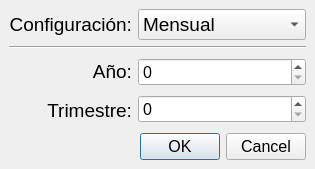
<?xml version="1.0" encoding="UTF-8"?>
<ui version="4.0">
 <class>Contabilidad</class>
 <widget class="QMainWindow" name="Contabilidad">
  <property name="windowModality">
   <enum>Qt::WindowModal</enum>
  </property>
  <property name="geometry">
   <rect>
    <x>0</x>
    <y>0</y>
    <width>315</width>
    <height>169</height>
   </rect>
  </property>
  <property name="minimumSize">
   <size>
    <width>0</width>
    <height>0</height>
   </size>
  </property>
  <property name="font">
   <font>
    <pointsize>12</pointsize>
   </font>
  </property>
  <property name="windowTitle">
   <string>Contabilidad</string>
  </property>
  <property name="locale">
   <locale language="Spanish" country="Spain"/>
  </property>
  <widget class="QWidget" name="centralwidget">
   <layout class="QGridLayout" name="gridLayout">
    <item row="3" column="1" rowspan="2" colspan="2">
     <layout class="QGridLayout" name="gridLayout_1">
      <item row="1" column="0">
       <widget class="QSpinBox" name="sb_trim"/>
      </item>
      <item row="0" column="0">
       <widget class="QSpinBox" name="sb_year"/>
      </item>
     </layout>
    </item>
    <item row="0" column="0">
     <layout class="QVBoxLayout" name="verticalLayout_3">
      <item>
       <widget class="QLabel" name="lbl_config">
        <property name="font">
         <font>
          <family>Arial</family>
          <pointsize>14</pointsize>
         </font>
        </property>
        <property name="text">
         <string>Configuración:</string>
        </property>
        <property name="alignment">
         <set>Qt::AlignRight|Qt::AlignTrailing|Qt::AlignVCenter</set>
        </property>
       </widget>
      </item>
     </layout>
    </item>
    <item row="0" column="1" colspan="2">
     <layout class="QGridLayout" name="gridLayout_3">
      <item row="0" column="0">
       <widget class="QComboBox" name="cb_config">
        <property name="font">
         <font>
          <family>Arial</family>
          <pointsize>14</pointsize>
         </font>
        </property>
        <property name="currentText">
         <string>Mensual</string>
        </property>
        <property name="sizeAdjustPolicy">
         <enum>QComboBox::AdjustToContents</enum>
        </property>
        <item>
         <property name="text">
          <string>Mensual</string>
         </property>
        </item>
        <item>
         <property name="text">
          <string>Trimestral</string>
         </property>
        </item>
        <item>
         <property name="text">
          <string>Anual</string>
         </property>
        </item>
       </widget>
      </item>
     </layout>
    </item>
    <item row="3" column="0" rowspan="2">
     <layout class="QVBoxLayout" name="verticalLayout">
      <item>
       <widget class="QLabel" name="lbl_year">
        <property name="font">
         <font>
          <family>Arial</family>
          <pointsize>14</pointsize>
         </font>
        </property>
        <property name="locale">
         <locale language="Spanish" country="Spain"/>
        </property>
        <property name="text">
         <string>Año:</string>
        </property>
        <property name="alignment">
         <set>Qt::AlignRight|Qt::AlignTrailing|Qt::AlignVCenter</set>
        </property>
       </widget>
      </item>
      <item>
       <widget class="QLabel" name="lbl_trim">
        <property name="font">
         <font>
          <family>Arial</family>
          <pointsize>14</pointsize>
         </font>
        </property>
        <property name="text">
         <string>Trimestre:</string>
        </property>
        <property name="alignment">
         <set>Qt::AlignRight|Qt::AlignTrailing|Qt::AlignVCenter</set>
        </property>
       </widget>
      </item>
     </layout>
    </item>
    <item row="5" column="1" colspan="2">
     <widget class="QDialogButtonBox" name="bb_ok_cancel">
      <property name="standardButtons">
       <set>QDialogButtonBox::Cancel|QDialogButtonBox::Ok</set>
      </property>
     </widget>
    </item>
    <item row="1" column="0" colspan="3">
     <widget class="Line" name="line">
      <property name="orientation">
       <enum>Qt::Horizontal</enum>
      </property>
     </widget>
    </item>
   </layout>
  </widget>
 </widget>
 <tabstops>
  <tabstop>cb_config</tabstop>
  <tabstop>sb_year</tabstop>
  <tabstop>sb_trim</tabstop>
 </tabstops>
 <resources/>
 <connections/>
</ui>
